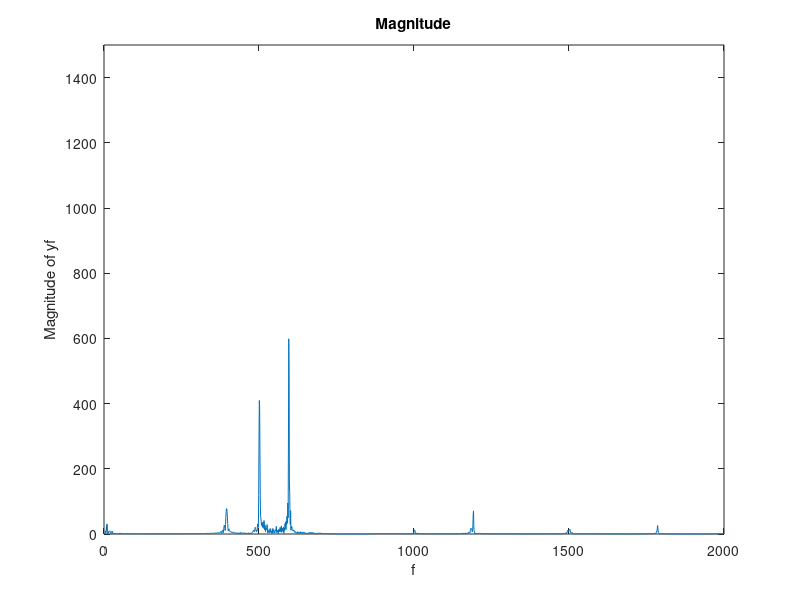

Write the MATLAB code that produced this figure.
clear all
close all
clc

%% Q7
load prelude;
sound(y,Fs);
Fs = 44100;
yf = fft(y,Fs);
m = abs(yf);
plot(m)
title('Magnitude');
xlabel('f');
ylabel('Magnitude of yf');
axis([0 2000 0 2500]);

%% Q8
[B,A] = butter(3,[700 900]./22050,'stop');
w = filter(B,A,y);
sound(w,Fs);
wf = fft(w,Fs);
mm = abs(wf);
plot(mm)
title('Magnitude');
xlabel('f');
ylabel('Magnitude of yf');
axis([0 2000 0 1500]);